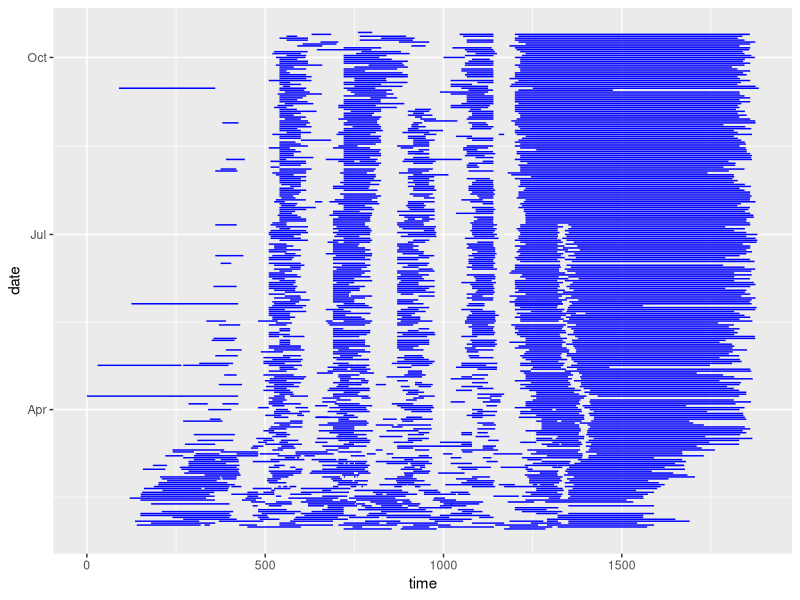
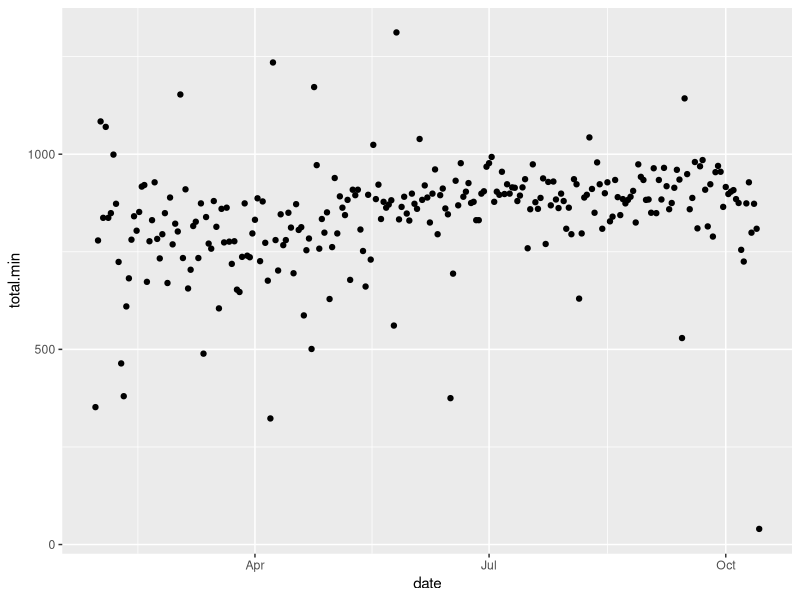
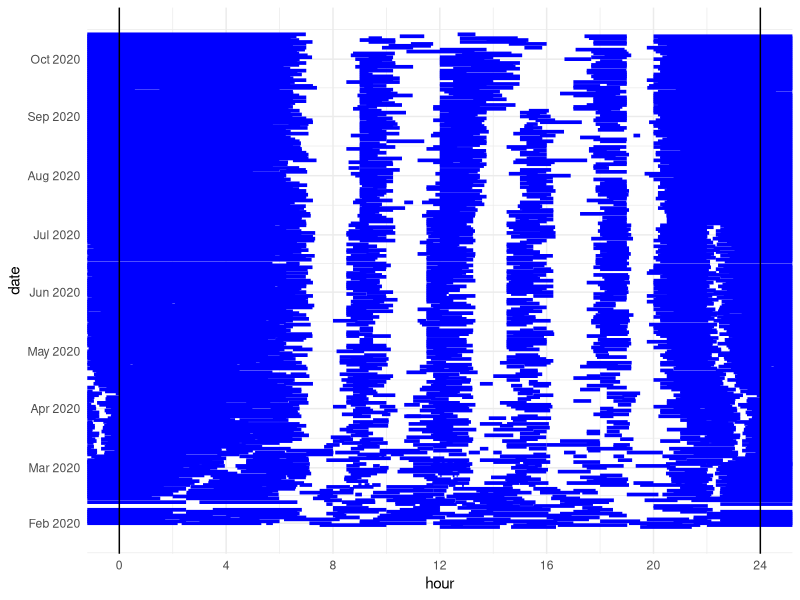
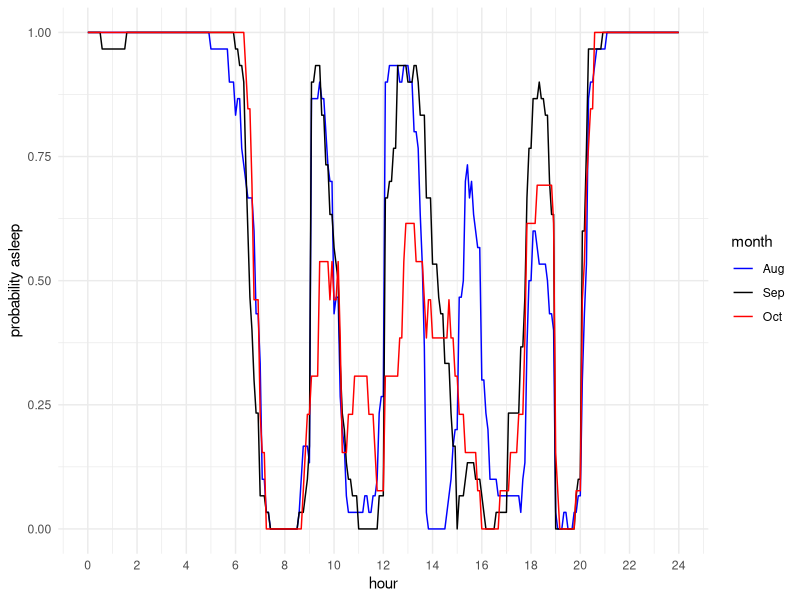
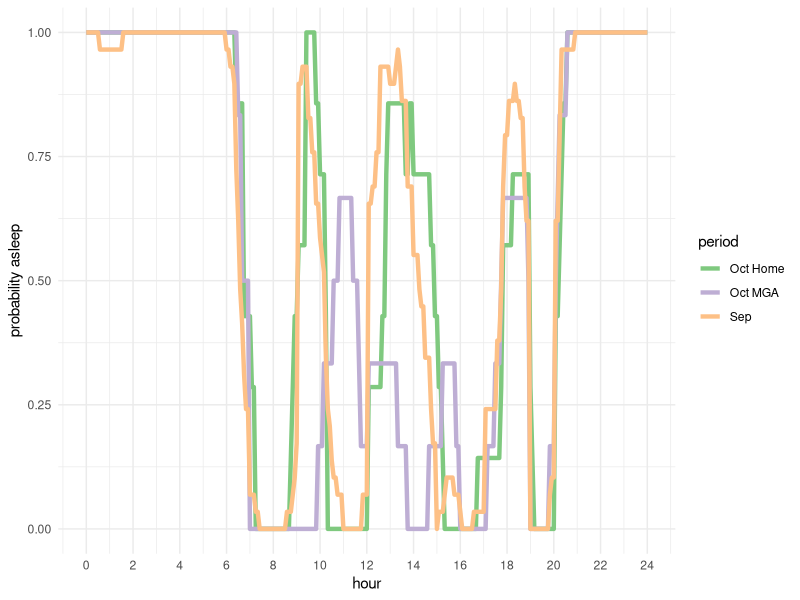
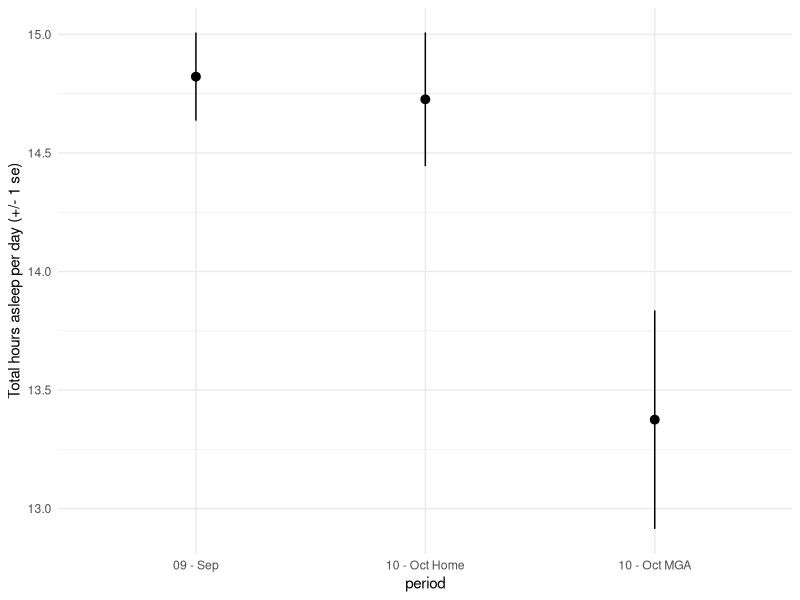
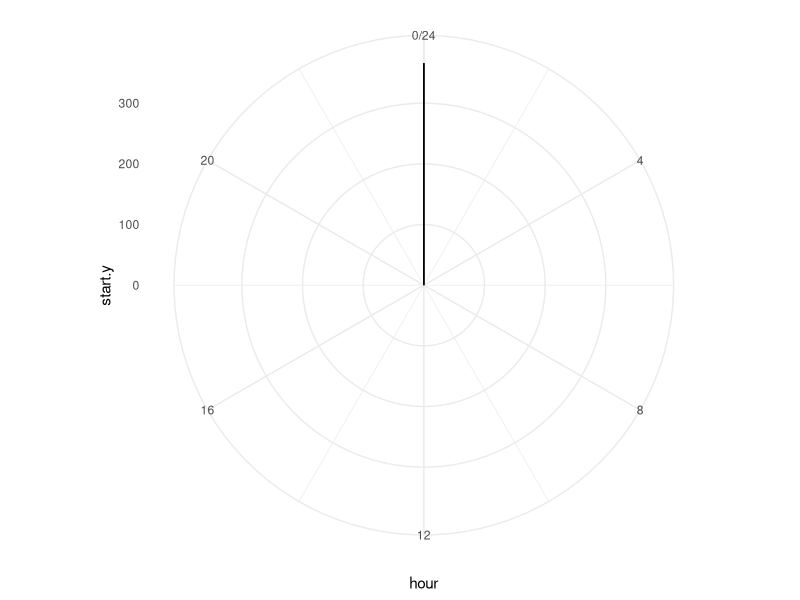

The R source for these figures, in order:
library(tidyverse)
library(lubridate)

sleep <- read_csv('../data/molly/Molly Vul_sleep.csv')
sleep <- sleep %>%
  mutate(duration.min = `Duration(minutes)`) %>%
  select(Time, duration.min) 
sleep <- sleep %>%
  mutate(date.time = lubridate::mdy_hm(Time),
         date = lubridate::date(date.time),
         time = lubridate::hour(date.time)*60 + lubridate::minute(date.time))

sleep %>% 
  ggplot(aes(y=date, yend=date, x=time))+
  geom_segment(aes(xend = time+duration.min), color='blue')

# sleep %>% arrange(desc(duration.min))
# sleep %>% filter(date == '2018-09-01')

# fix obvious error, impute last day
# sleep <- sleep %>%
#   mutate(duration.min = ifelse(date == '2018-09-02' & time == 1140, 650, duration.min)) %>%
#   filter(date > '2017-12-13')

sleep %>% group_by(date) %>% 
  summarize(total.min = sum(duration.min)) %>% 
  ggplot(aes(x=date, y=total.min))+
  geom_point()

sleep %>% 
  ggplot(aes(y=date, yend=date, x=time/60))+
  geom_segment(aes(xend = (time+duration.min)/60), color='blue', size=1.25)+
  geom_segment(aes(y = date+1, 
                   yend=date+1, 
                   x=(time)/60-24, 
                   xend = (time+duration.min)/60-24), color='blue', size=1.25)+
  geom_segment(aes(y = date-1, 
                   yend=date-1, 
                   x=(time)/60+24, 
                   xend = (time+duration.min)/60+24), color='blue', size=1.25)+
  geom_vline(xintercept = 24)+
  geom_vline(xintercept = 0)+
  coord_cartesian(xlim = c(0, 24))+
  scale_x_continuous(breaks = seq(0, 24, 4))+
  scale_y_date(date_breaks = 'month', date_labels = '%b %Y')+
  labs(x='hour')+
  theme_minimal()




bymin <- expand_grid(minute = seq(0, 24*60, by=5),
                     date = unique(sleep$date)) %>% 
  mutate(asleep = 0)

for(i in 1:nrow(sleep)){
  t.start = sleep$time[i]
  t.end = (sleep$time[i] + sleep$duration.min[i]) %% (24*60)
  date = sleep$date[i]
  if(t.end < t.start){
    bymin[bymin$date==date & t.start < bymin$minute, 'asleep'] = 1
    bymin[bymin$date==(date+1) & t.end > bymin$minute, 'asleep'] = 1
  } else {
    bymin[bymin$date==date & t.start < bymin$minute & bymin$minute < t.end, 'asleep'] = 1
  }
}

bymin %>% 
  filter(date > '2020-08-01') %>% 
  filter(date < '2020-10-14') %>% 
  mutate(month = month(date, label=TRUE)) %>% 
  group_by(minute, month) %>% 
  summarize(asleep = mean(asleep)) %>% 
  ggplot(aes(x=minute/60, y=asleep, color=month))+
  geom_line()+
  scale_color_manual(values = c('Sep' = 'black', 'Oct'='red',
                                'Aug' = 'blue'))+
  scale_x_continuous(limits = c(0, 24),
                     breaks = seq(0, 24, by=2))+
  xlab('hour')+
  ylab('probability asleep')+
  theme_minimal()

mga.oct.days = c('2020-10-05',
             '2020-10-06',
             '2020-10-07',
             '2020-10-08',
             '2020-10-09',
             '2020-10-13')
nonmga.oct.days = c('2020-10-01',
                    '2020-10-02',
                    '2020-10-03',
                    '2020-10-04',
                    '2020-10-10',
                    '2020-10-11',
                    '2020-10-12')

bymin %>% 
  filter(date > '2020-09-01') %>% 
  filter(date < '2020-10-14') %>% 
  mutate(month = month(date, label=TRUE)) %>% 
  mutate(period = case_when(
    month == 'Sep' ~ 'Sep',
    as.character(date) %in% mga.oct.days ~ 'Oct MGA',
    as.character(date) %in% nonmga.oct.days ~ 'Oct Home',
    TRUE ~ 'error'
  )) %>% 
  group_by(minute, period) %>% 
  summarize(asleep = mean(asleep)) %>% 
  ggplot(aes(x=minute/60, y=asleep, color=period))+
  geom_line(size=1.5)+
  scale_color_brewer(type = 'qual')+
  scale_x_continuous(limits = c(0, 24),
                     breaks = seq(0, 24, by=2))+
  xlab('hour')+
  ylab('probability asleep')+
  theme_minimal()

bymin %>% 
  filter(date > '2020-09-01') %>% 
  filter(date < '2020-10-14') %>% 
  mutate(month = month(date, label=TRUE)) %>% 
  mutate(period = case_when(
    month == 'Sep' ~ '09 - Sep',
    as.character(date) %in% mga.oct.days ~ '10 - Oct MGA',
    as.character(date) %in% nonmga.oct.days ~ '10 - Oct Home',
    TRUE ~ 'error'
  )) %>% 
  group_by(date, period) %>% 
  summarize(hours.asleep = sum(asleep)*5/60) %>% 
  group_by(period) %>% 
  summarize(m.hours.asleep = mean(hours.asleep),
            s.hours.asleep = sd(hours.asleep)/sqrt(n())) %>% 
  ggplot(aes(x=period, y=m.hours.asleep,
             ymin = m.hours.asleep - s.hours.asleep,
             ymax = m.hours.asleep + s.hours.asleep))+
           geom_pointrange()+
  ylab('Total hours asleep per day (+/- 1 se)')+
  theme_minimal()

sleep.min <- sleep %>% 
  mutate(days.old = interval("2017-12-13", date) %/% days(1),
         time = time+1,
         start = days.old*24+(time+0.01)/60, end=days.old*24+time/60 + duration.min/60,
         start.y = ceiling(start/24), end.y = ceiling(end/24), start.x = start %% 24, end.x = end %% 24) %>%
  select(date, time, duration.min, start, end, start.y, end.y, start.x, end.x)

adds = data.frame()
for(i in 1:nrow(sleep.min)){
  if(sleep.min$start.y[i] != sleep.min$end.y[i]){
    x = slice(sleep.min, i)
    sleep.min$end.y[i] = sleep.min$start.y[i]
    sleep.min$end.x[i] = 23.999
    x$start.y = x$end.y
    x$start.x = 0.0001
    adds = rbind(adds, x)
  }
}

rbind(sleep.min, adds) %>%
  ggplot(aes(y=start.y, yend=end.y, x=start.x, xend=end.x))+
  geom_segment(color='blue', size=1.25)+
  geom_vline(xintercept = 24)+
  geom_vline(xintercept = 0)+
  coord_polar()+
  scale_x_continuous(breaks = seq(0, 24, 4))+
  scale_y_continuous(limits = c(0, 366))+
  labs(x='hour')+
  theme_minimal()

## TODO: add nursing / diapering imputed sleep before 12-24

